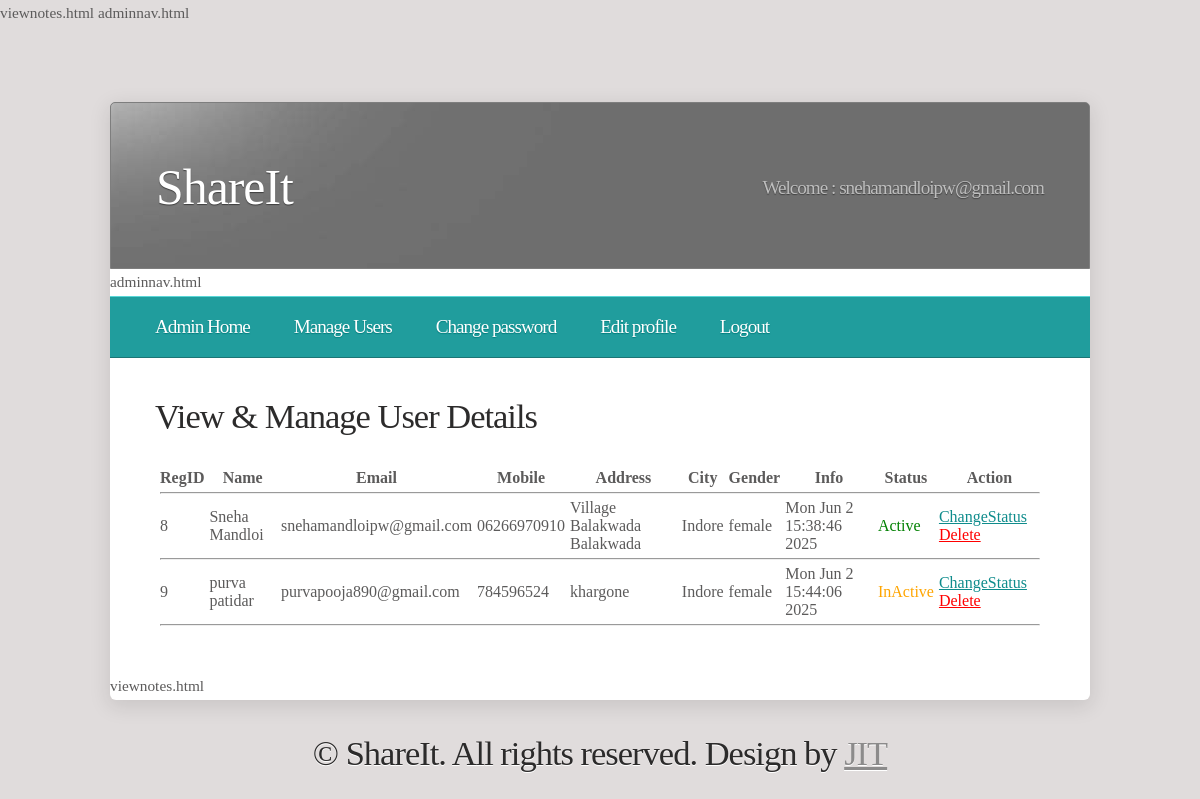
Page /manageusers/ (signed in) on the committed database.
### mydjapp/models.py (models this page shows)
class Register(models.Model):
    regid=models.AutoField(primary_key=True)
    name=models.CharField(max_length=50)
    email=models.CharField(max_length=50,unique=True)
    password=models.CharField(max_length=10)
    mobile=models.CharField(max_length=15)
    address=models.CharField(max_length=100)
    city=models.CharField(max_length=20)
    gender=models.CharField(max_length=10)
    status=models.IntegerField()
    role=models.CharField(max_length=10)
    info=models.CharField(max_length=50)

### mydjapp/views.py (the view)
# urls.py: path('manageusers/', views.manageusers),
def manageusers(request):
    userDetails=models.Register.objects.filter(role="user")
    return render(request,"manageusers.html",{"userDetails":userDetails,"sunm":request.session["sunm"]})

### mydjapp/templates/manageusers.html (shortened to what this page needs)
{% load static %}
{% include 'adminheader.html' %}
{% include 'adminnav.html' %}
<div id="page">
<h2>View & Manage User Details</h2>
<table cellspacing="5">
<tr>
<th>RegID</th>
<th>Name</th>
<th>Email</th>
<th>Mobile</th>
<th>Address</th>
<th>City</th>
<th>Gender</th>
<th>Info</th>
<th>Status</th>
<th>Action</th>
</tr>
<tr><td colspan="10"><hr/></td></tr>
{% for row in userDetails %}
<tr>
<td>{{row.regid}}</td>
<td>{{row.name}}</td>
<td>{{row.email}}</td>
<td>{{row.mobile}}</td>
<td>{{row.address}}</td>
<td>{{row.city}}</td>
<td>{{row.gender}}</td>
<td>{{row.info}}</td>
<td>
{% if row.status %}
<font color="green">Active</font>
{% else %}
<font color="orange">InActive</font>
{% endif %}
</td>
<td>
{% if row.status %}
<a href="/manageuserstatus/?s=inactive&regid={{row.regid}}">ChangeStatus</a>
{% else %}
<a href="/manageuserstatus/?s=active&regid={{row.regid}}">ChangeStatus</a>
{% endif %}
<a style="color:red;" href="/manageuserstatus/?s=delete&regid={{row.regid}}">Delete</a>
</td>
</tr>
<tr><td colspan="10"><hr/></td></tr>
{% endfor %}
</table>
<br class="clearfix" />
</div>
{% include 'loginfooter.html' %}

### mydjapp/templates/adminheader.html (shortened to what this page needs)
adminnav.html
{% load static %}
<html xmlns="http://www.w3.org/1999/xhtml">
<head>
<link rel="stylesheet" type="text/css" href="{% static 'style.css' %}" />
</head>
<body>
<div id="wrapper">
	<div id="header">
		<div id="logo">
			<h1><a href="#">ShareIt</a></h1>
		</div>
		<div id="slogan">
			<h2>Welcome : {{sunm}}</h2>
		</div>
	</div>

### mydjapp/templates/adminnav.html
adminnav.html
	<div id="menu">
		<ul>
			<li class="first"><a href="/myadmin/">Admin Home</a></li>
			<li><a href="/manageusers/">Manage Users</a></li>
			<li><a href="/cpadmin/">Change password</a></li>
			<li><a href="/epadmin/">Edit profile</a></li>
			<li class="last"><a href="/login/">Logout</a></li>
		</ul>
		<br class="clearfix" />
	</div>

### mydjapp/templates/loginfooter.html
viewnotes.html
</div>
<div id="footer">
	<h2>&copy; ShareIt. All rights reserved. Design by <a href="" rel="nofollow">JIT</a></h2>
</div>
</body>
</html>

### mydjapp/static/style.css (style rules this page uses)
* { margin: 0; padding: 0; }
a { text-decoration: underline; color: #0F8C8C; }
body { font-size: 11.5pt; color: #5C5B5B; line-height: 1.75em; background: #E0DCDC url(images/img01.gif) repeat-x top left; }
body,input { font-family: Georgia, serif; }
h1,h2,h3,h4 { font-weight: normal; letter-spacing: -1px; }
h2 { font-size: 2.25em; }
h2,h3,h4 { color: #2C2B2B; margin-bottom: 1em; }
ul { margin-bottom: 1.5em; }
#footer { margin: 40px 0 120px 0; text-align: center; color: #8C8B8B; text-shadow: 0 1px 0 #FFFFFF; }
#footer a { color: #8C8B8B; }
#header { height: 75px; position: relative; background: #6E6E6E url(images/img03.jpg) top left no-repeat; padding: 45px; color: #FFFFFF; width: 888px; border: solid 1px #7E7E7E; border-top-left-radius: 5px; border-top-right-radius: 5px; overflow: hidden; }
#logo { line-height: 160px; height: 160px; padding: 5px 0 0 0; position: absolute; top: 0; left: 45px; }
#logo a { text-decoration: none; color: #FFFFFF; text-shadow: 0 1px 1px #3E3E3E; }
#logo h1 { font-size: 3.25em; }
#slogan { line-height: 160px; height: 160px; padding: 5px 0 0 0; position: absolute; right: 45px; top: 0; }
#slogan h2 { color: #BEBEBE; font-size: 1.25em; text-shadow: 0 1px 1px #3E3E3E; }
#menu { padding: 0 45px 0 45px; position: relative; background: #209D9D url(images/img02.gif) repeat-x top left; margin: 0; height: 60px; width: 890px; border-top: solid 1px #5AD7D7; border-bottom: solid 1px #1C7575; text-shadow: 0 1px 1px #007D7D; }
#menu ul { list-style: none; padding-top: 12px; position: relative; left: -15px; }
#menu ul li { padding: 5px 15px 5px 15px; margin-right: 10px; display: inline-block; }
#menu ul li a, #menu ul li span { text-decoration: none; color: #FFFFFF; letter-spacing: -1px; font-size: 1.25em; }
#page { padding: 45px 45px 15px 45px; position: relative; width: 890px; margin: 0; }
#wrapper { position: relative; width: 980px; margin: 75px auto 0 auto; background: #FFFFFF; border-radius: 6px; box-shadow: 0px 5px 20px 2px rgba(0,0,0,0.1); }

### rows in the picture
Register: email "snehamandloipw@gmail.com", regid "8", name "Sneha Mandloi", mobile "06266970910", address "Village Balakwada Balakwada", city "Indore", gender "female", info "Mon Jun 2 15:38:46 2025", status "Active"
Register: regid "9", name "purva patidar", email "purvapooja890@gmail.com", mobile "784596524", address "khargone", city "Indore", gender "female", info "Mon Jun 2 15:44:06 2025", status "InActive"
